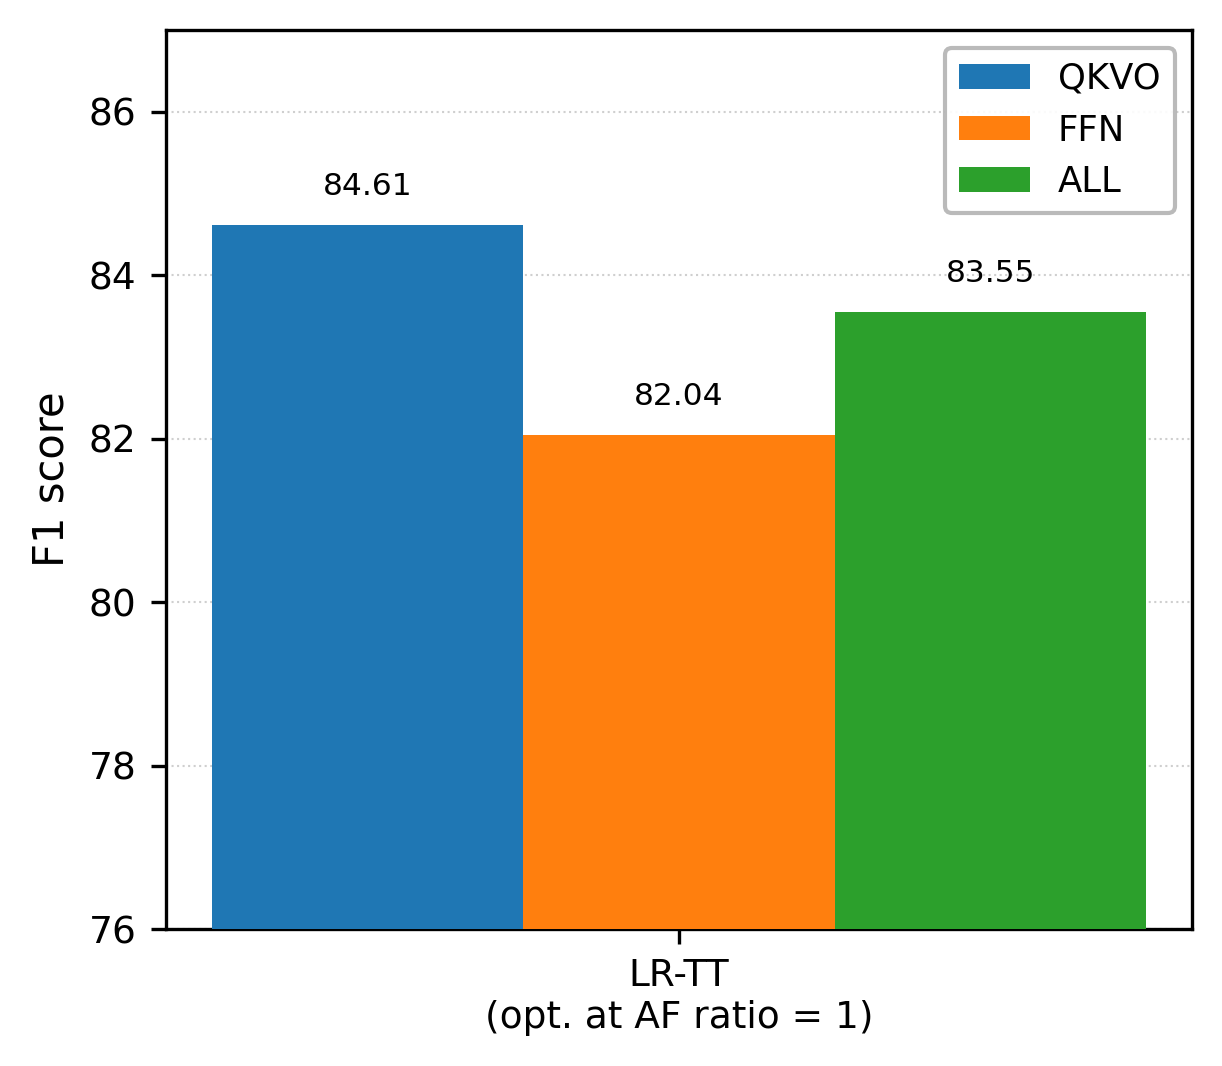

This chart was generated by the following Python code:
"""Figure S9: F1 comparison across LoRA targets — AF ratio = 1 (6T1C-gamma) condition."""
import numpy as np
import matplotlib
matplotlib.use('Agg')
import matplotlib.pyplot as plt

methods = ['LR-TT\n(opt. at AF ratio = 1)']

data = {
    'LR-TT\n(opt. at AF ratio = 1)': [84.61, 82.04, 83.55],
}

targets = ['QKVO', 'FFN', 'ALL']
colors = ['#1f77b4', '#ff7f0e', '#2ca02c']

plt.rcParams.update({
    'font.size': 9, 'axes.labelsize': 10,
    'xtick.labelsize': 9, 'ytick.labelsize': 9,
    'axes.linewidth': 0.8,
})

n_methods = len(methods)
n_targets = len(targets)
bar_width = 0.22
x = np.arange(n_methods)

fig, ax = plt.subplots(figsize=(4.0, 3.5))

for j, (target, color) in enumerate(zip(targets, colors)):
    offset = (j - (n_targets - 1) / 2) * bar_width
    vals = [data[m][j] for m in methods]
    bars = ax.bar(x + offset, vals, bar_width, label=target, color=color, zorder=3)
    for bar, v in zip(bars, vals):
        ax.text(bar.get_x() + bar.get_width() / 2, bar.get_height() + 0.3,
                f'{v:.2f}', ha='center', va='bottom', fontsize=7.5)

ax.set_ylabel('F1 score')
ax.set_xticks(x)
ax.set_xticklabels(methods)
ax.set_ylim(76, 87)
ax.legend(fontsize=8.5, framealpha=0.9, edgecolor='0.7')
ax.grid(True, axis='y', linestyle=':', linewidth=0.5, alpha=0.6)
fig.tight_layout(pad=0.5)

OUT = '/root/LRTT/examples/bert/results/plots/figS9_target_comparison_af1.png'
fig.savefig(OUT, dpi=300, bbox_inches='tight')
fig.savefig(OUT.replace('.png', '.svg'), bbox_inches='tight')
print(f'Saved: {OUT}')
